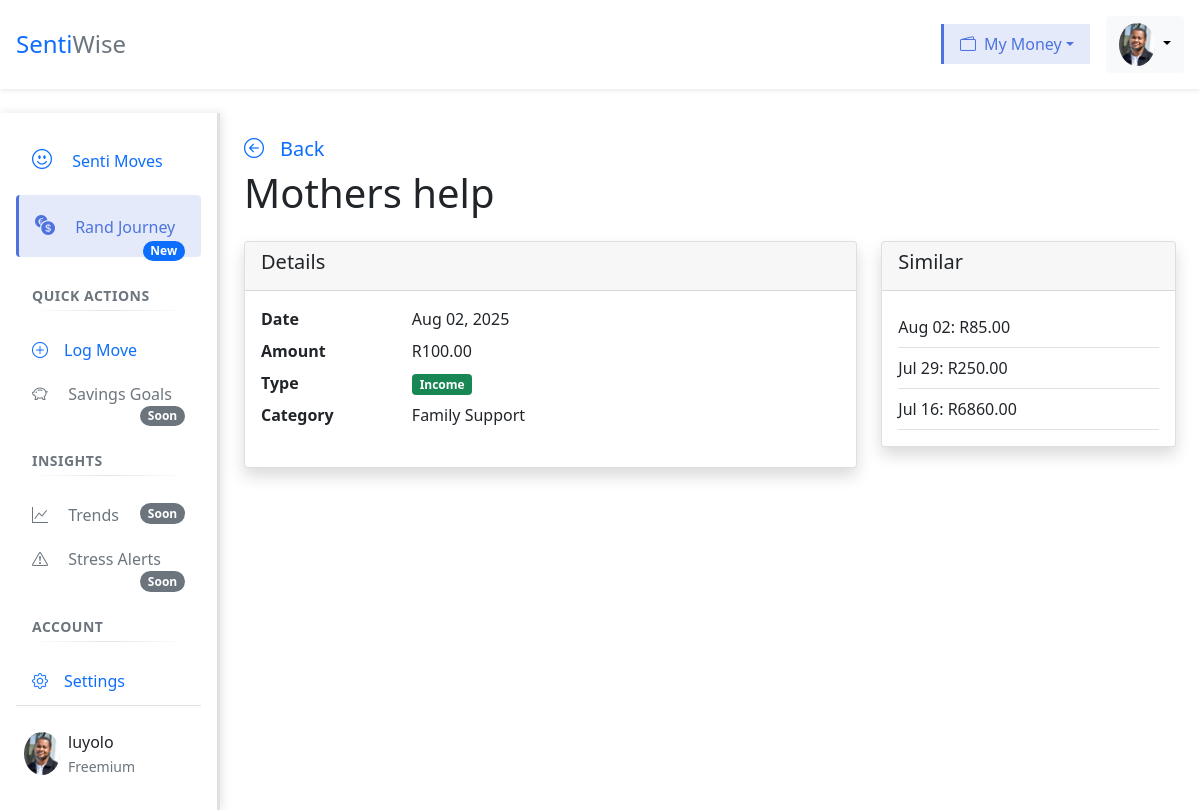
Screenshot of /transactions/32/ (signed in) with the database file from the repository.
### transactions/models.py (models this page shows, shortened)
class Transaction(models.Model):
    TRANSACTION_TYPES = (
        ('income', 'Income'),
        ('expense', 'Expense'),
    )
    user = models.ForeignKey(User, on_delete=models.CASCADE, related_name='transactions')
    amount = models.DecimalField(max_digits=10, decimal_places=2)
    category = models.CharField(max_length=22, choices=Category.DEFAULT_CATEGORIES) # preset categories in form
    date = models.DateField()
    type = models.CharField(max_length=7, choices=TRANSACTION_TYPES)
    description = models.CharField(max_length=255, blank=True)

### transactions/views.py (the view)
# urls.py: path('transactions/<int:transaction_id>/', transactions_detail_page, name='detail_transaction'), #Read: detail
@login_required(login_url='login')
def transactions_detail_page(request, transaction_id):
    transaction = get_object_or_404(Transaction, id=transaction_id, user=request.user)
    category_display = dict(Category.DEFAULT_CATEGORIES).get(transaction.category) # if error -- try: Category.category
    context = {
        'transaction': transaction,
        'category_display': category_display,
        'similar_transactions': Transaction.objects.filter(
            user = request.user,
            category = transaction.category
        ).exclude(id = transaction_id).order_by('-date')[:3] # Suggests related items
    }
    return render(request, "transactions/detail_transaction.html", context)

### transactions/context_processors.py (called while the page is built)
def sidebar_context(request):
    current_url_name = request.resolver_match.url_name
    current_url_path = request.path
    context = {
        'active_links': {
            'dashboard': current_url_name == 'dashboard',
            'transactions': current_url_name in ['list_transaction', 'edit_tranaction', 'delete_transaction', 'detail_transaction'],
            'quick_add': current_url_name == 'add_transaction',
        },
        'current_module': None # Identifies which top-level module is active
    }
    if context['active_links']['dashboard']:
        context['current_module']='dashboad'
    elif context['active_links']['transactions']:
        context['current_module']='transactions'
    elif context['active_links']['quick_add']:
        context['current_module']='quick_add'
    return context

### transactions/templates/transactions/detail_transaction.html (shortened to what this page needs)
{% extends 'transactions/index.html' %}
{% load crispy_forms_tags %}
{% load static %}
  {% block main_content %}
  <main class="tracker-main-content p-4 flex-grow-1">
    <div class="row">
      <div id="back-block">
        <h5><a class="back-redirect fw-medium" href="{% url 'list_transaction' %}">
          <i class="bi bi-arrow-left-circle me-3"></i>Back</a>
        </h5>
      </div>
      <div class="rounded mb-3">
        <h1>{{ transaction.description }}</h1>
      </div>
      <div class="col-md-8">
        <div class="card shadow">
          <div class="card-header">
            <h5>Details</h5>
          </div>
          <div class="card-body">
            <dl class="row">
              <dt class="col-sm-3">Date</dt>
              <dd class="col-sm-9">{{ transaction.date|date:"M d, Y"}}</dd>
              <dt class="col-sm-3">Amount</dt>
              <dd class="col-sm-9">R{{ transaction.amount }}</dd>
              <dt class="col-sm-3">Type</dt>
              <dd class="col-sm-9">
                <span class="badge {% if transaction.type == 'income' %}bg-success{% else %}bg-danger{% endif %}">
                  {{ transaction.type|title }}
                </span>
              </dd>
              <dt class="col-sm-3">Category</dt>
              <dd class="col-sm-9">
                {% if transaction.category == 'SALARY' %}
                  <i class="bi bi-briefcase me-1"></i> Work/Salary
                {% elif transaction.category == 'SIDE_HUSTLE' %}
                  <i class="bi bi-laptop me-1"></i> Side Hustle
                {% else %}
                  {{ category_display|default:transaction.category }}
                {% endif %}
              </dd>
            </dl>
          </div>
        </div>
      </div>
      <div class="col-md-4">
        <div class="card shadow">
          <div class="card-header">
            <h5>Similar</h5>
          </div>
          <div class="card-body">
            {% for t in similar_transactions %}
            <div class="py-2 border-bottom">
              {{ t.date|date:"M d" }}: R{{ t.amount }}
            </div>
            {% endfor %}
          </div>
        </div>
      </div>
    </div>
  </main>
  {% endblock %}

### transactions/templates/transactions/index.html (shortened to what this page needs)
{% load static %}
<!DOCTYPE html>
<html lang="en">
<head>
    <link rel="stylesheet" href="https://cdn.jsdelivr.net/npm/bootstrap-icons@1.10.5/font/bootstrap-icons.css">
    <link rel="stylesheet" href="{% static 'css/bootstrap.min.css' %}">
    <link rel="stylesheet" href="https://cdnjs.cloudflare.com/ajax/libs/font-awesome/5.15.3/css/all.min.css">
</head>
<body>
    <header class="tracker-header bg-white shadow-sm p-3 mb-4" style="position: relative; z-index: 1030;">
        <div class="d-flex justify-content-between align-items-center">
            <div class="d-flex align-items-center">
                <h1 class="m-0 fs-4 text-primary">Senti<span class="text-secondary">Wise</span></h1>
            </div>
            <div class="d-flex align-items-center">
                <li class="nav-item dropdown list-unstyled me-3">
                    <a class="nav-link dropdown-toggle d-flex align-items-center {% if current_module == 'transactions' %}active{% endif %}"
                    href="#" id="finDropdown" role="button"
                    data-bs-toggle="dropdown" aria-expanded="false">
                    <i class="bi bi-wallet2 me-2"></i>My Money
                    </a>
                </li>
                <div class="dropdown">
                    <button class="btn btn-light dropdown-toggle" data-bs-toggle="dropdown">
                        <img src="{% static 'images/luyolo.jpg' %}" width="36" class="rounded-circle">
                    </button>
                </div>
            </div>
        </div>
    </header>
    {% block content%}
        {% block sidebar %}
        <div class="d-flex">
            <nav class="tracker-sidebar bg-white p-3 border-end border-secondary-emphasis border-3"
                 style="width: 220px;" id="sidebar">
                <ul class="nav flex-column">
                    <li class="nav-item">
                        <a class="nav-link py-3 px-3 mb-1 rounded {% if active_links.dashboard %}active{% endif %}"
                            href="{% url 'dashboard' %}" data-bs-toggle="tooltip" title="Dashboard">
                            <i class="bi bi-emoji-smile me-3 fs-5"></i>
                            <span class="fw-medium">Senti Moves</span>
                        </a>
                    </li>
                    <li class="nav-item">
                        <a class="nav-link py-3 px-3 mb-1 rounded {% if active_links.transactions %}active{% endif %}"
                            href="{% url 'list_transaction' %}" data-bs-toggle="tooltip" title="Track your income and spending">
                            <i class="bi bi-currency-exchange me-3 fs-5"></i>
                            <span class="fw-medium">Rand Journey</span>
                            {% if active_links.transactions %}
                            <span class="badge bg-primary rounded-pill float-end">New</span>
                            {% endif %}
                        </a>
                    </li>
                    <li class="nav-section-header mt-4 mb-4 px-3 text-uppercase small text-muted fw-bold">
                        Quick Actions
                    </li>
                    <li class="nav-item">
                        <a class="nav-link py-2 px-3 mb-1 rounded {% if active_links.quick_add %}active{% endif %}"
                            href="{% url 'add_transaction' %}" data-bs-toggle="tooltip" title="Add transactions">
                            <i class="bi bi-plus-circle me-3"></i>Log Move
                        </a>
                    </li>
                    <li class="nav-item">
                        <a class="nav-link py-2 px-3 mb-1 rounded" href="#">
                            <i class="text-muted bi bi-piggy-bank me-3"></i>
                            <span class="text-muted">Savings Goals</span>
                            <span class="badge bg-secondary rounded-pill float-end">Soon</span>
                        </a>
                    </li>
                    <li class="nav-section-header mt-4 mb-4 px-3 text-uppercase small text-muted fw-bold">
                        Insights
                    </li>
                    <li class="nav-item">
                        <a class="nav-link py-2 px-3 mb-1 rounded" href="#">
                            <i class="text-muted bi bi-graph-up me-3"></i>
                            <span class="text-muted">Trends</span>
                            <span class="badge bg-secondary rounded-pill float-end">Soon</span>
                        </a>
                    </li>
                    <li class="nav-item">
                        <a class="nav-link py-2 px-3 mb-1 rounded" href="#">
                            <i class="text-muted bi bi-exclamation-triangle me-3"></i>
                            <span class="text-muted">Stress Alerts</span>
                            <span class="badge bg-secondary rounded-pill float-end">Soon</span>
                        </a>
                    </li>
                    <li class="nav-section-header mt-4 mb-4 px-3 text-uppercase small text-muted fw-bold">
                        Account
                    </li>
                    <li class="nav-item">
                        <a class="nav-link py-2 px-3 mb-1 rounded" href="#">
                            <i class="bi bi-gear me-3"></i>Settings
                        </a>
                    </li>
                </ul>
                <div class="sidebar-footer mt-auto pt-4 border-top">
                    <div class="d-flex align-items-center px-2">
                        <img src="{% static 'images/luyolo.jpg' %}" width="36" class="rounded-circle me-2">
                        <div>
                            <div class="fw-medium">{{ request.user }}</div>
                            <small class="text-muted">Freemium</small>
                        </div>
                    </div>
                </div>
            </nav>
            {% block main_content %}{% endblock %}
        </div>
        {% endblock %}
    {% endblock %}
</body>
</html>

### transactions/templates/transactions/index.html (style rules this page uses)
.nav-section-header { position: relative; letter-spacing: 0.5px; }
.nav-section-header::after { content: ""; position: absolute; left: 15px; right: 15px; bottom: -5px; height: 1px; background: linear-gradient(90deg, transparent, rgba(0,0,0,0.1), transparent); }
.nav-link { transition: all 0.3s ease; }
.nav-link.active { background-color: rgba(78, 115, 223, 0.15) !important; color: #4e73df !important; border-left: 3px solid #4e73df; font-weight: 500; }
.sidebar-footer { padding-bottom: 1rem; }
.back-redirect { text-decoration: none; }
.tracker-sidebar { flex-shrink: 0; width: 220px; max-height: 100%; transition: transform 0.3s ease; box-shadow: 2px 0 10px rgba(0,0,0,0.1); }
.tracker-main-content { flex: 1; padding: 1rem; margin-left: 0 !important; width: auto !important; }
@media (min-width: 993px) { .tracker-main-content { flex: 1; margin-left: 0 !important; } }

### rows the page displays
Transaction: category "Family Support"
Transaction: date "Aug 02", amount "85.00"
Transaction: date "Jul 29", amount "250.00"
Transaction: date "Jul 16", amount "6860.00"

### other values shown
{{ request.user }} "luyolo"
